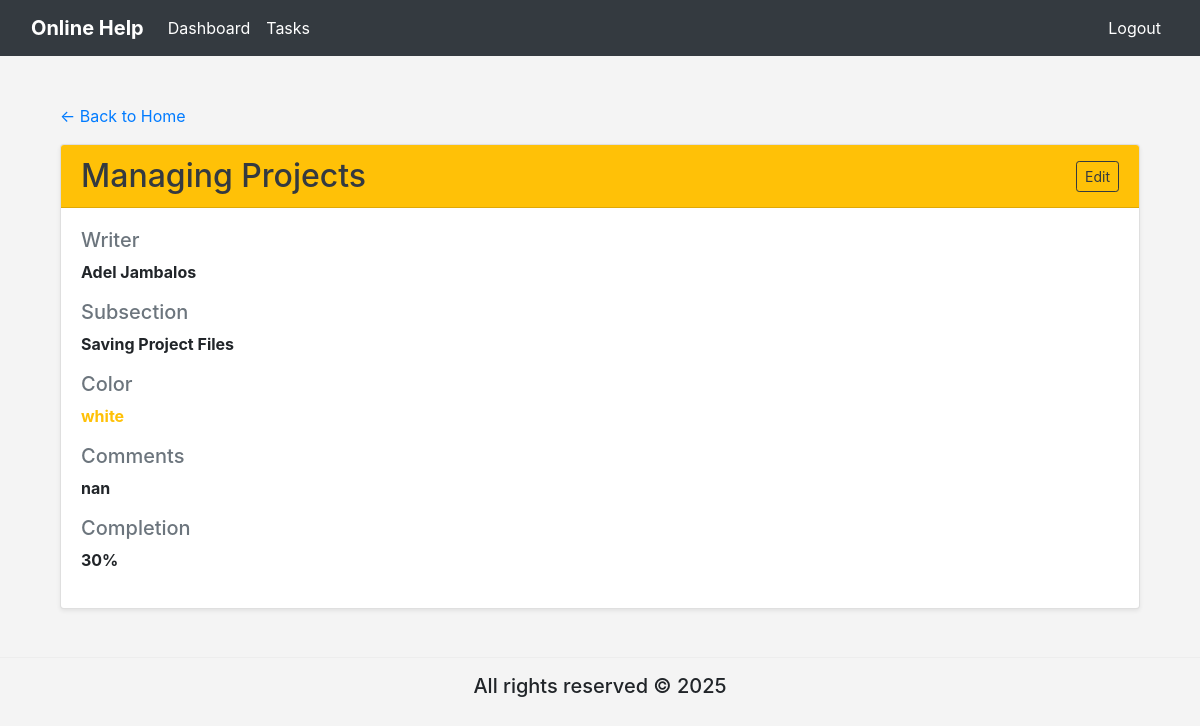
The page /online_help/home_test/per_user_test/4/per_subsection_test/14/ (signed in) on the database its author committed.
### online_help/models.py (models this page shows, shortened)
class Task(models.Model):
    document = models.CharField(max_length=255)
    section = models.CharField(max_length=255)
    sub_section = models.CharField(max_length=255)
    comments = models.TextField()
    SME = models.CharField(max_length=255, blank=True, null=True)
    color = models.CharField(max_length=50)
    completion = models.CharField(max_length=100, default='0%')
    created_at = models.DateTimeField(auto_now_add=True)  # Add this line

class Writers(models.Model):
    writer_name = models.CharField(max_length=255)

### online_help/views.py (the view)
# urls.py: path('home_test/per_user_test/<int:writer_pk>/per_subsection_test/<int:task_pk>/', views.per_subsection_test, name='per_subsection_test'),
@login_required
def per_subsection_test(request, writer_pk, task_pk):
    writer = get_object_or_404(Writers, pk=writer_pk)
    task = get_object_or_404(Task, pk=task_pk)
    return render(request, 'online_help/per_subsection_test.html', {
        'writer': writer,
        'task': task
    })

### online_help/templates/online_help/per_subsection_test.html
{% extends "online_help/base.html" %}
{% load static %}
{% block content %}
<link rel="stylesheet" href="{% static 'css/per_subsection.css' %}">
<link href="https://stackpath.bootstrapcdn.com/bootstrap/4.5.2/css/bootstrap.min.css" rel="stylesheet">
<div class="container mt-5">
    <p><a href="{% url 'online_help:home_test' %}">← Back to Home</a></p>
    <div class="card shadow-sm">
        <div class="card-header bg-warning text-dark d-flex justify-content-between align-items-center">
            <h2 class="mb-0">{{ task.section }}</h2>
            <a href="{% url 'online_help:per_subsection_edit_test' writer.pk task.pk %}" class="btn btn-outline-dark btn-sm">Edit</a>
        </div>
        <div class="card-body">
            <div class="mb-3">
                <h5 class="text-muted">Writer</h5>
                <p class="font-weight-bold">{{ writer.writer_name }}</p>
            </div>
            <div class="mb-3">
                <h5 class="text-muted">Subsection</h5>
                <p class="font-weight-bold">{{ task.sub_section }}</p>
            </div>
            <div class="mb-3">
                <h5 class="text-muted">Color</h5>
                <p class="font-weight-bold text-warning">{{ task.color }}</p>
            </div>
            <div class="mb-3">
                <h5 class="text-muted">Comments</h5>
                <p class="font-weight-bold">{{ task.comments }}</p>
            </div>
            <div class="mb-3">
                <h5 class="text-muted">Completion</h5>
                <p class="font-weight-bold">{{ task.completion }}</p>
            </div>
        </div>
    </div>
</div>
{% endblock %}

### online_help/static/css/base.css (style rules this page uses)
body { background-color: #f4f4f4 !important; font-family: Arial, sans-serif; }

### rows shown on the page
Task: section "Managing Projects", sub_section "Saving Project Files", color "white", comments "nan", completion "30%"
Writers: writer_name "Adel Jambalos"
